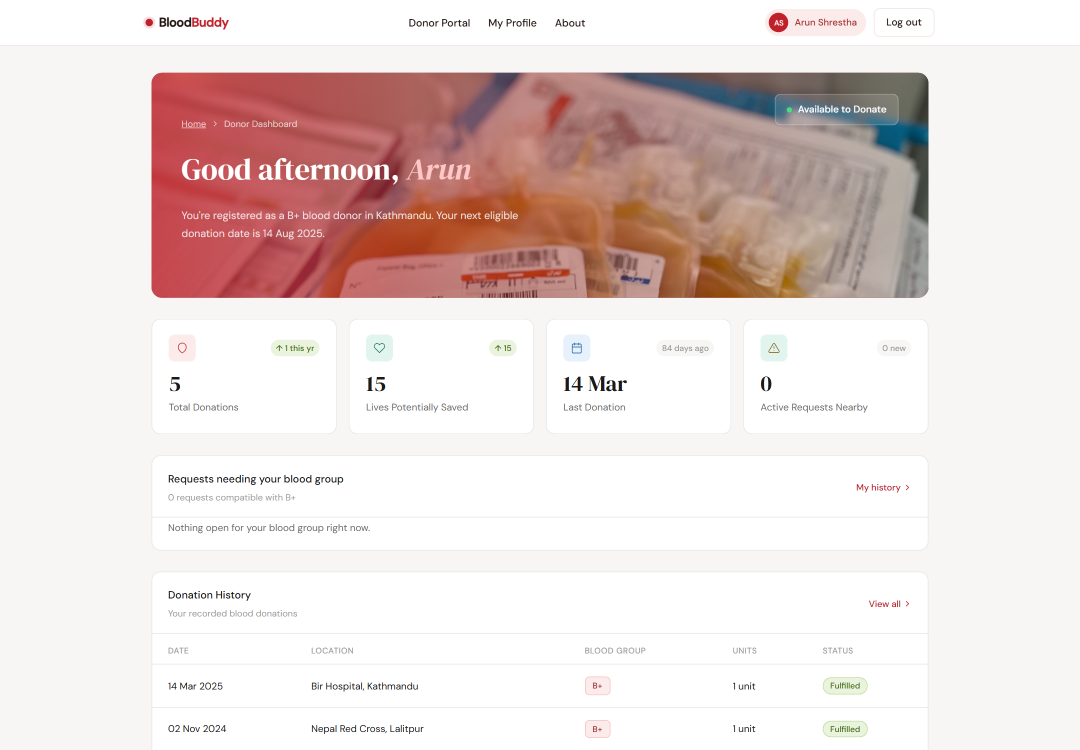
#> input picture tools/report/assets/shots/appF_donor_dashboard.png, 2160 x 1500 px (shown at 1/2 size); its folder holds 7 pictures in this run
$ python build_montages.py
#> lines starting #> are read from the running program, lines starting #| are printed output that depends on the picture
# -*- coding: utf-8 -*-
"""
Composes the report's grouped screenshot figures from the individual captures in
tools/report/assets/shots/, and reports every source image's size and "ink"
coverage so a blank or error page cannot slip in unnoticed.

A figure in the report carries ONE image, but several placeholders ask for more
than one screen (two request forms, four admin panels, three harness reports).
Those are stacked/gridded here instead of restructured into new figure numbers.

Run:  python tools/report/build_montages.py
Captures come from the running app (see the session-#26 note in PROGRESS.md):
  node .tools/shots/capture.js
"""
import os

from PIL import Image

HERE = os.path.dirname(os.path.abspath(__file__))
SRC = os.path.join(HERE, "assets", "shots")
GAP = 14
BG = (255, 255, 255)


def load(name):
#> called with name = 'appF_donor_dashboard.png'
    p = os.path.join(SRC, name)
    if not os.path.exists(p):
        raise SystemExit("missing capture: " + p)
    return Image.open(p).convert("RGB")
#> returned value is the input picture: PIL image 2160x1500 RGB; mean R, G, B 232.5, 219.3, 216.9


def ink(im):
    """Fraction of pixels that are not (near) white - a blank page reads ~0."""
    g = im.convert("L").resize((im.width // 4 or 1, im.height // 4 or 1))
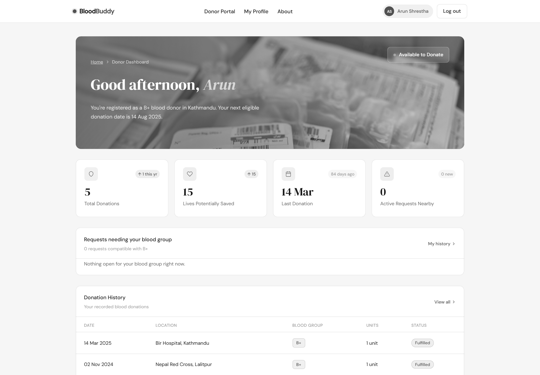
#> g: PIL image 540x375 L; min 8, max 255, mean 222.9
    total = g.width * g.height
#> total = 202500
    hist = g.histogram()
#> hist = 256 values, max 73186 at index 255, min 0 at index 0, mean 791
#| appF_donor_dashboard.png     2160x1500    24.2%
#> pass 2 of the loop in main, `for n in sorted(os.listdir(SRC)):`:
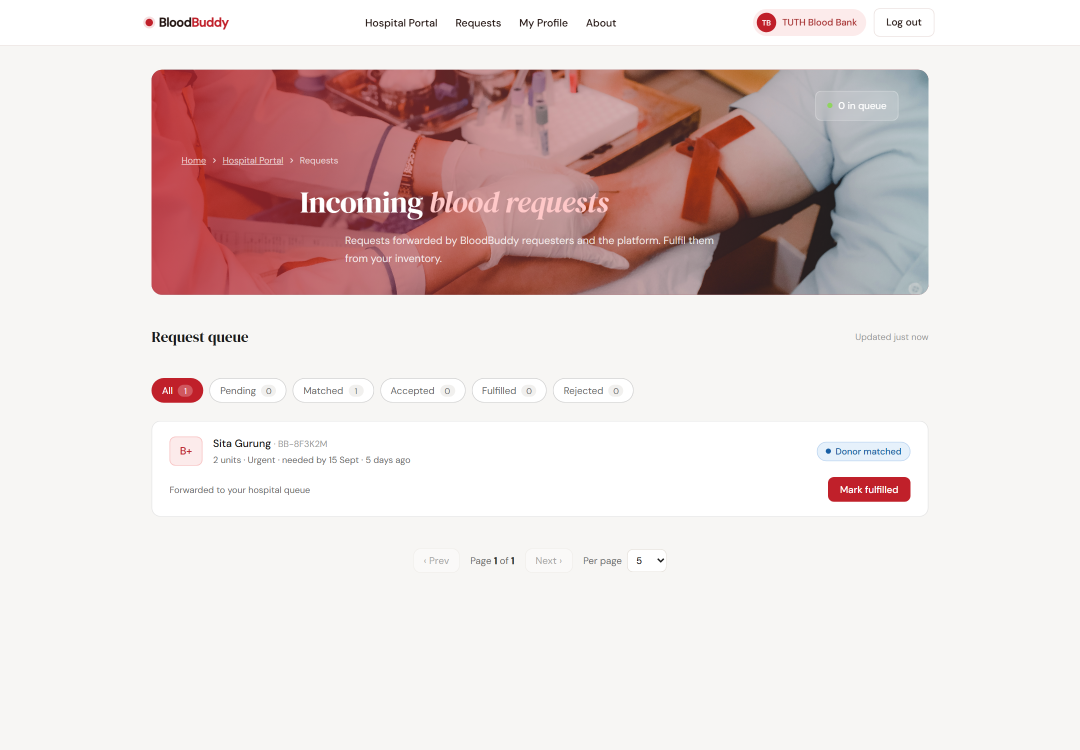
#> input picture tools/report/assets/shots/appF_hospital_requests.png, 2160 x 1500 px (shown at 1/2 size)
#> in load, returned value is the input picture: PIL image 2160x1500 RGB; mean R, G, B 230, 216.3, 215
#> in ink (call 2), `g = im.convert("L").resize((im.width // 4 or 1, im.height // 4 or 1))`:
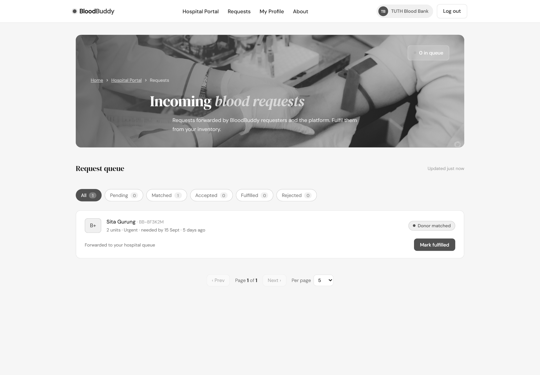
#> g: PIL image 540x375 L; min 27, max 255, mean 220.2
#> hist = 256 values, max 120086 at index 246, min 0 at index 0, mean 791
#| appF_hospital_requests.png   2160x1500    23.9%
#> pass 3 of the loop in main, `for n in sorted(os.listdir(SRC)):`:
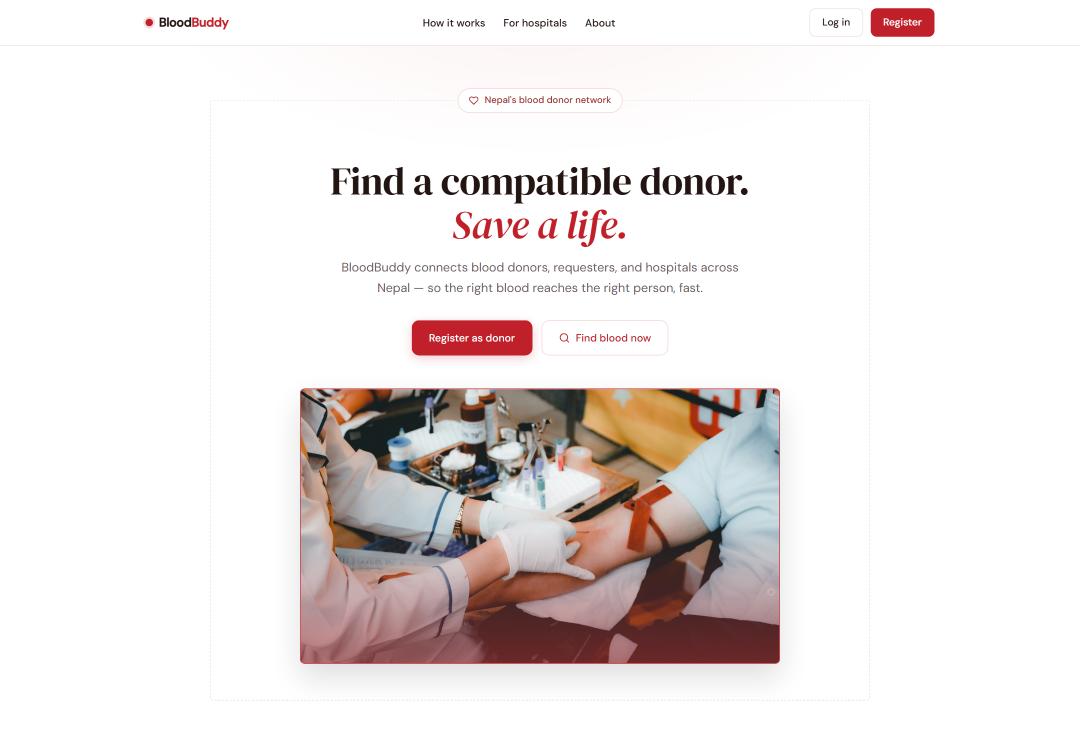
#> input picture tools/report/assets/shots/appF_landing.png, 2160 x 1500 px (shown at 1/2 size)
#> in load, returned value is the input picture: PIL image 2160x1500 RGB; mean R, G, B 235.8, 230, 229
#> in ink (call 3), `g = im.convert("L").resize((im.width // 4 or 1, im.height // 4 or 1))`:
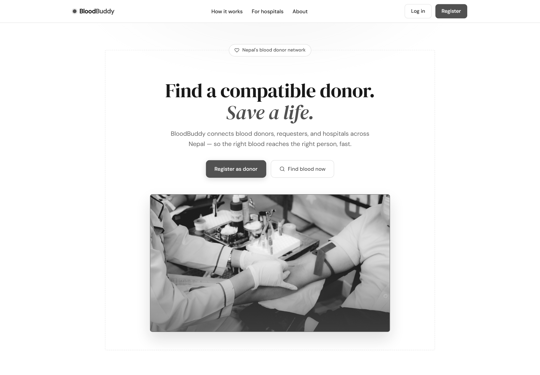
#> g: PIL image 540x375 L; min 4, max 255, mean 231.5
#> hist = 256 values, max 136785 at index 255, min 0 at index 0, mean 791
#| appF_landing.png             2160x1500    20.1%
#> the loop made 7 passes; the first 3 are shown
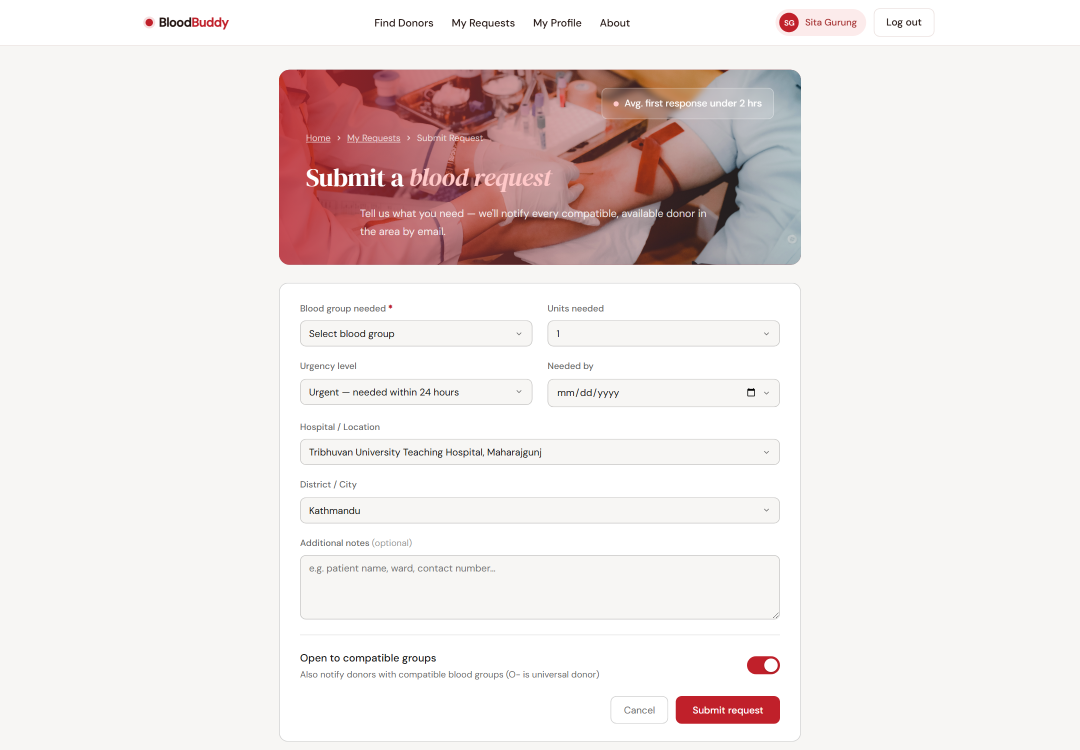
#> input picture tools/report/assets/shots/fig4_3a_request_form.png, 2160 x 1500 px (shown at 1/2 size)
#> in load, returned value is the input picture: PIL image 2160x1500 RGB; mean R, G, B 237.5, 229.1, 227.8
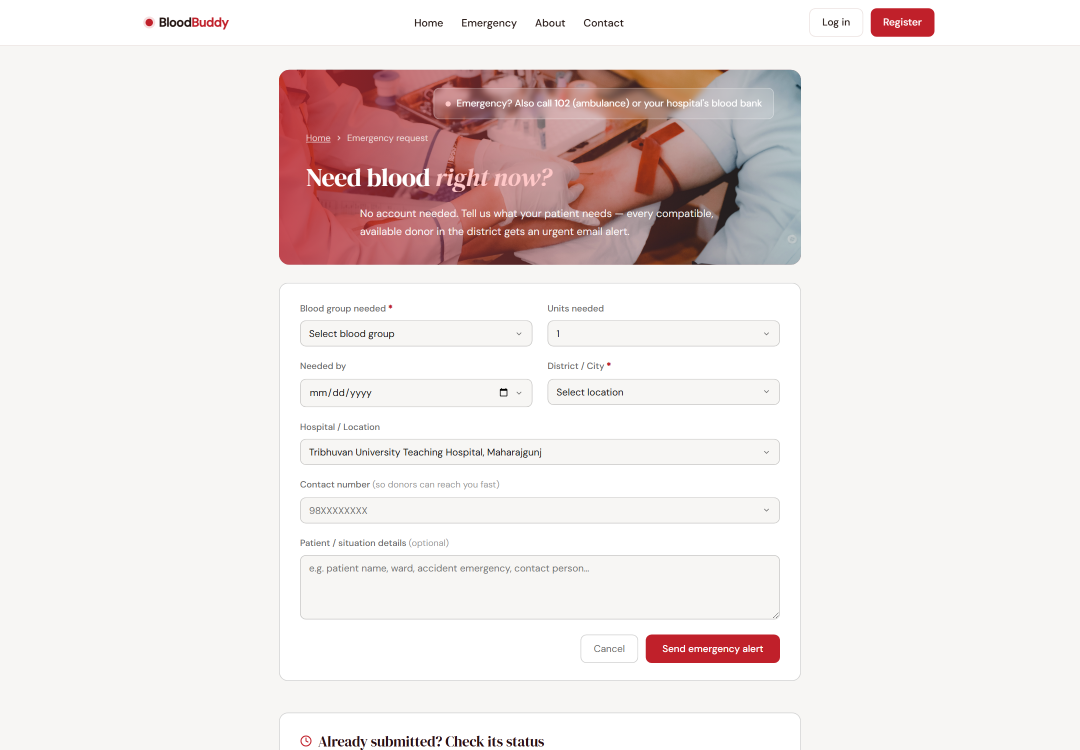
#> input picture tools/report/assets/shots/fig4_3b_emergency.png, 2160 x 1500 px (shown at 1/2 size)
#> in load, returned value is the input picture: PIL image 2160x1500 RGB; mean R, G, B 237.4, 228.8, 227.5
    return (total - sum(hist[240:])) / float(total)


def stack(images, out, crop_to=None):
#> called with out = 'fig4_3_request_forms.png'
    if crop_to:
        images = [im.crop((0, 0, im.width, min(crop_to, im.height))) for im in images]
    w = max(im.width for im in images)
#> w = 2160
    h = sum(im.height for im in images) + GAP * (len(images) - 1)
#> h = 3014
    canvas = Image.new("RGB", (w, h), BG)
#> canvas: PIL image 2160x3014 RGB; every value is 255
    y = 0
    for im in images:
        canvas.paste(im, (0, y))
        y += im.height + GAP
#> this loop made 2 passes
#> y on passes 1 to 2: 1514, 3028
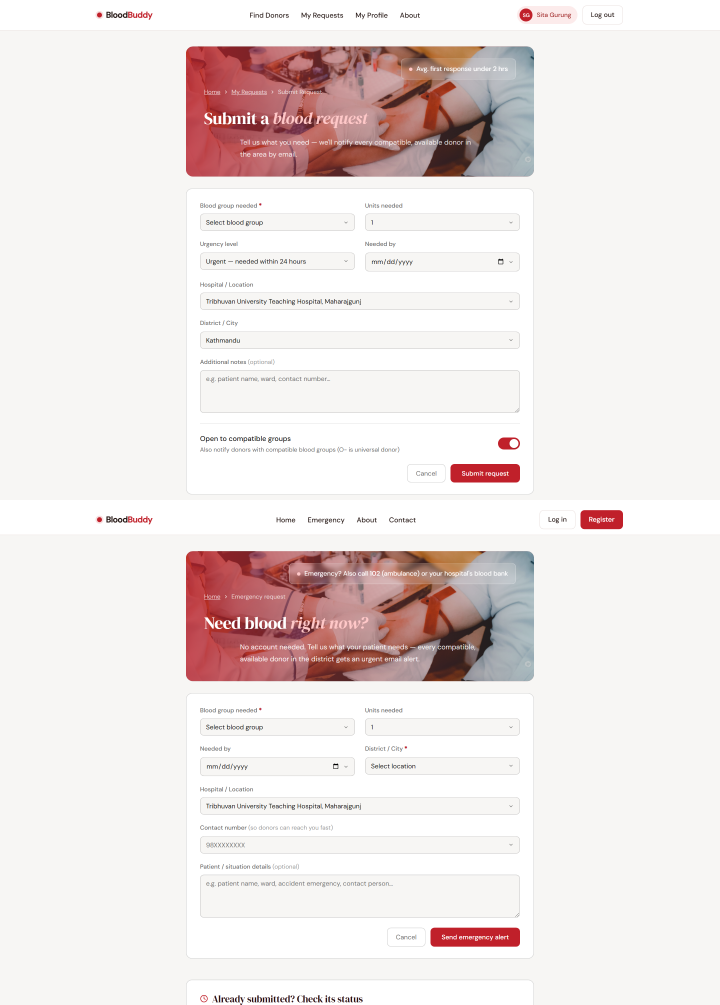
#> canvas: PIL image 2160x3014 RGB (shown at 1/3 size); mean R, G, B 237.5, 229.1, 227.8
#> after the loop, y = 3028
    canvas.save(os.path.join(SRC, out), "PNG")
    return canvas


def grid(images, cols, out, cell_w=None):
    if cell_w:
        images = [im.resize((cell_w, int(im.height * cell_w / im.width)), Image.LANCZOS)
                  for im in images]
    rows = (len(images) + cols - 1) // cols
    cw = max(im.width for im in images)
    ch = max(im.height for im in images)
    canvas = Image.new("RGB", (cols * cw + GAP * (cols - 1), rows * ch + GAP * (rows - 1)), BG)
    for i, im in enumerate(images):
        r, c = divmod(i, cols)
        canvas.paste(im, (c * (cw + GAP), r * (ch + GAP)))
    canvas.save(os.path.join(SRC, out), "PNG")
    return canvas


def row(images, out, cell_w):
    scaled = [im.resize((cell_w, int(im.height * cell_w / im.width)), Image.LANCZOS) for im in images]
    h = max(im.height for im in scaled)
    canvas = Image.new("RGB", (cell_w * len(scaled) + GAP * (len(scaled) - 1), h), BG)
    x = 0
    for im in scaled:
        canvas.paste(im, (x, 0))
        x += im.width + GAP
    canvas.save(os.path.join(SRC, out), "PNG")
    return canvas


def main():
    print("%-28s %-11s %6s" % ("capture", "size", "ink"))
    for n in sorted(os.listdir(SRC)):
        if n.endswith(".png") and not n.startswith("fig4_3_request") \
                and not n.startswith("fig4_5_admin_panels") and not n.startswith("fig5_1_harness") \
                and not n.startswith("appF_auth_pair") and not n.startswith("appF_legal_row"):
            im = load(n)
            print("%-28s %-11s %5.1f%%" % (n, "%dx%d" % im.size, ink(im) * 100))

    # Figure 4-3: the two request forms (member form + public emergency form)
    stack([load("fig4_3a_request_form.png"), load("fig4_3b_emergency.png")], "fig4_3_request_forms.png")
    # Figure 4-5: the four administrative screens
    grid([load("fig4_5a_admin_dashboard.png"), load("fig4_5b_admin_requests.png"),
          load("fig4_5c_hospital_dashboard.png"), load("fig4_5d_requester_tracking.png")],
         2, "fig4_5_admin_panels.png", cell_w=1440)
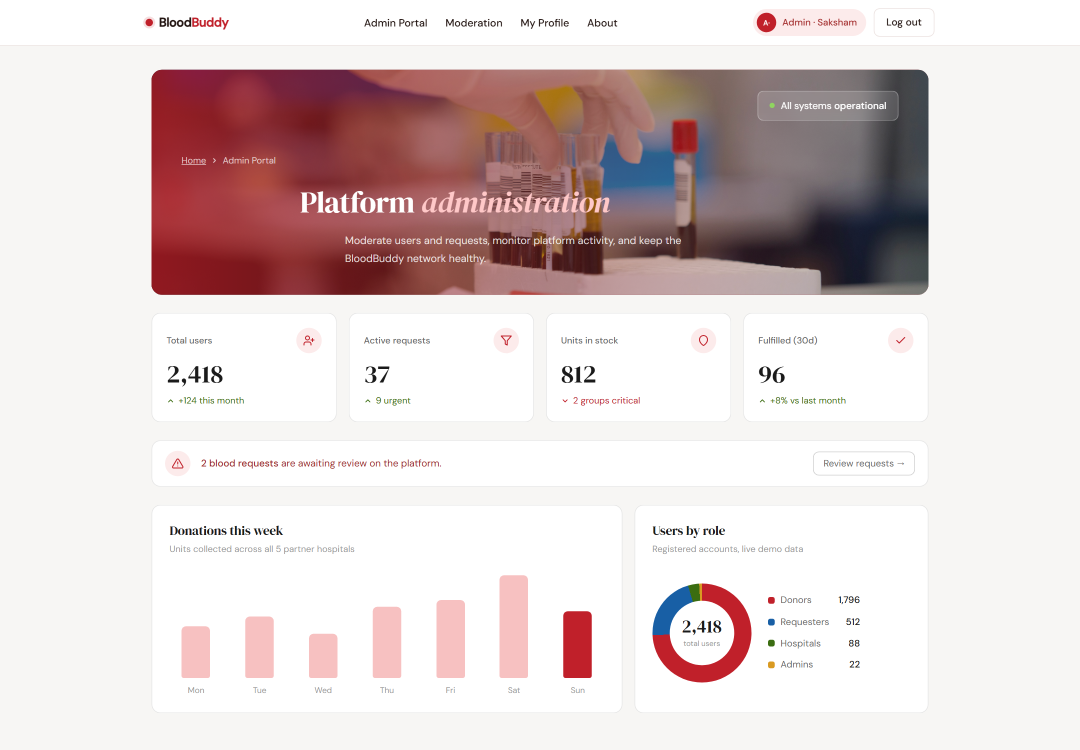
#> input picture tools/report/assets/shots/fig4_5a_admin_dashboard.png, 2160 x 1500 px (shown at 1/2 size)
#> in load, returned value is the input picture: PIL image 2160x1500 RGB; mean R, G, B 223.5, 210.5, 210.2
    # Figure 5-1: three self-driving harness reports. Each capture was scrolled so
    # the verdict line sits ~220px down, so a 640px band holds it.
    stack([load("fig5_1a_qa_harness.png"), load("fig5_1b_responsive.png"),
           load("fig5_1c_real_backend.png")], "fig5_1_harness.png", crop_to=900)
    # Appendix F: a pair and a trio, side by side at a readable width
    row([load("appF_auth_login.png"), load("appF_auth_register.png")], "appF_auth_pair.png", 720)
    row([load("appF_terms.png"), load("appF_privacy.png"), load("appF_404.png")], "appF_legal_row.png", 480)

    print("\ncomposed:")
    for n in ("fig4_3_request_forms.png", "fig4_5_admin_panels.png", "fig5_1_harness.png",
              "appF_auth_pair.png", "appF_legal_row.png"):
        im = load(n)
        print("  %-28s %-11s %5.1f%%  (at 15cm wide -> %.1fcm tall)" %
              (n, "%dx%d" % im.size, ink(im) * 100, 15.0 * im.height / im.width))


if __name__ == "__main__":
#> (the run stopped early here; a loop or call above may not have finished)
